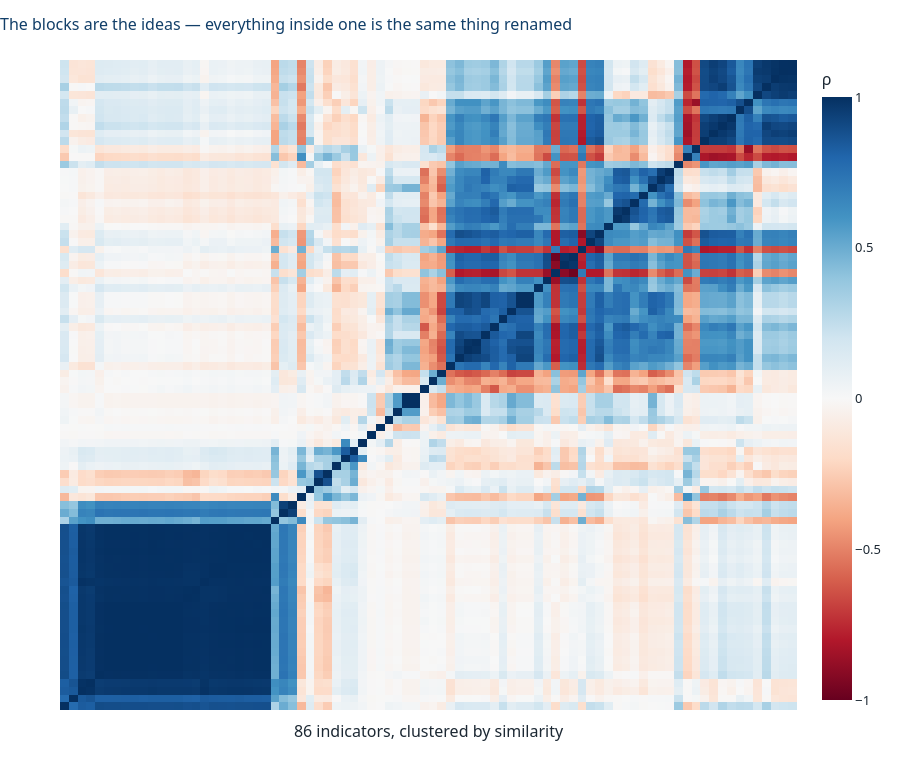

This figure's notebook cell:
### Markdown cell above
The function below is a interactive Plotly, effectivly plotting the same thing:

### Code cell
link = linkage(1 - corr.abs().values, method="average")
order = dendrogram(link, no_plot=True)["leaves"]
groups = fcluster(link, t=14, criterion="maxclust")
ordered = corr.iloc[order, order]

fig = go.Figure(go.Heatmap(
    z=ordered.values, x=ordered.columns, y=ordered.index,
    colorscale="RdBu", zmid=0, zmin=-1, zmax=1,
    colorbar=dict(title="ρ"),
    hovertemplate="%{y}<br>%{x}<br>ρ = %{z:.2f}<extra></extra>"))
fig.update_xaxes(showticklabels=False, title="86 indicators, clustered by similarity")
fig.update_yaxes(showticklabels=False, title="")
style(fig, height=760, legend_top=False,
      title="The blocks are the ideas — everything inside one is the same thing renamed")
fig.show()

print(f"Blocks of near-identical indicators: {len(set(groups))} clusters requested; "
      f"largest holds {pd.Series(groups).value_counts().iloc[0]} features.")

### Figure 1 — Plotly figure (JSON) as saved in the notebook; plotly's stock layout.template omitted (floating-point values rounded to 4 significant figures; data arrays with more than 128 entries replaced by an {"elided": "..."} marker saying what was removed)
{"data": [{"colorbar": {"title": {"text": "ρ"}}, "colorscale": [[0, "rgb(103,0,31)"], [0.1, "rgb(178,24,43)"], [0.2, "rgb(214,96,77)"], [0.3, "rgb(244,165,130)"], [0.4, "rgb(253,219,199)"], [0.5, "rgb(247,247,247)"], [0.6, "rgb(209,229,240)"], [0.7, "rgb(146,197,222)"], [0.8, "rgb(67,147,195)"], [0.9, "rgb(33,102,172)"], [1, "rgb(5,48,97)"]], "hovertemplate": "%{y}<br>%{x}<br>ρ = %{z:.2f}<extra></extra>", "type": "heatmap", "x": ["volume_adi", "volume_nvi", "trend_visual_ichimoku_a", "trend_visual_ichimoku_b", "others_cr", "volatility_kcl", "trend_ichimoku_conv", "volatility_kcc", "trend_ema_fast", "momentum_kama", "trend_ichimoku_a", "volume_vwap", "volatility_kch", "trend_sma_fast", "volatility_bbl", "volatility_dcl", "trend_ichimoku_b", "volatility_bbh", "volatility_dch", "trend_sma_slow", "trend_ema_slow", "trend_ichimoku_base", "volatility_bbm", "volatility_dcm", "volatility_atr", "volume_obv", "volume_vpt", "volatility_kcw", "trend_adx", "volatility_bbw", "volatility_dcw", "trend_mass_index", "momentum_pvo", "momentum_pvo_signal", "momentum_pvo_hist", "trend_psar_up_indicator", "trend_psar_down_indicator", "volatility_bbhi", "volume_em", "others_dr", "others_dlr", "trend_dpo", "volatility_bbli", "volatility_kcli", "volume_fi", "volatility_dcp", "volatility_bbp", "trend_cci", "momentum_stoch_signal", "momentum_roc", "momentum_uo", "volatility_kcp", "momentum_stoch", "momentum_wr", "volume_sma_em", "volume_mfi", "trend_vortex_ind_neg", "trend_vortex_ind_pos", "trend_vortex_ind_diff", "trend_adx_neg", "trend_adx_pos", "momentum_rsi", "volatility_kchi", "trend_macd_diff", "momentum_ppo_hist", "trend_kst_diff", "trend_stc", "momentum_stoch_rsi", "momentum_stoch_rsi_k", "momentum_stoch_rsi_d", "volume_cmf", "volatility_ui", "trend_aroon_down", "momentum_tsi", "momentum_ppo", "trend_macd", "momentum_ao", "trend_aroon_up", "trend_aroon_ind", "trend_kst_sig", "trend_macd_signal", "trend_kst", "trend_trix", "momentum_ppo_signal"], "y": ["volume_adi", "volume_nvi", "trend_visual_ichimoku_a", "trend_visual_ichimoku_b", "others_cr", "volatility_kcl", "trend_ichimoku_conv", "volatility_kcc", "trend_ema_fast", "momentum_kama", "trend_ichimoku_a", "volume_vwap", "volatility_kch", "trend_sma_fast", "volatility_bbl", "volatility_dcl", "trend_ichimoku_b", "volatility_bbh", "volatility_dch", "trend_sma_slow", "trend_ema_slow", "trend_ichimoku_base", "volatility_bbm", "volatility_dcm", "volatility_atr", "volume_obv", "volume_vpt", "volatility_kcw", "trend_adx", "volatility_bbw", "volatility_dcw", "trend_mass_index", "momentum_pvo", "momentum_pvo_signal", "momentum_pvo_hist", "trend_psar_up_indicator", "trend_psar_down_indicator", "volatility_bbhi", "volume_em", "others_dr", "others_dlr", "trend_dpo", "volatility_bbli", "volatility_kcli", "volume_fi", "volatility_dcp", "volatility_bbp", "trend_cci", "momentum_stoch_signal", "momentum_roc", "momentum_uo", "volatility_kcp", "momentum_stoch", "momentum_wr", "volume_sma_em", "volume_mfi", "trend_vortex_ind_neg", "trend_vortex_ind_pos", "trend_vortex_ind_diff", "trend_adx_neg", "trend_adx_pos", "momentum_rsi", "volatility_kchi", "trend_macd_diff", "momentum_ppo_hist", "trend_kst_diff", "trend_stc", "momentum_stoch_rsi", "momentum_stoch_rsi_k", "momentum_stoch_rsi_d", "volume_cmf", "volatility_ui", "trend_aroon_down", "momentum_tsi", "momentum_ppo", "trend_macd", "momentum_ao", "trend_aroon_up", "trend_aroon_ind", "trend_kst_sig", "trend_macd_signal", "trend_kst", "trend_trix", "momentum_ppo_signal"], "z": {"elided": "84x84 float values"}, "zmax": 1, "zmid": 0, "zmin": -1}], "layout": {"colorway": ["#123F69", "#C0392B", "#2E8B6B", "#E8A33D", "#2E7EBB", "#7A8994"], "font": {"color": "#1C2833", "family": "Segoe UI, Helvetica, Arial, sans-serif", "size": 13}, "height": 760, "hoverlabel": {"font": {"size": 12}}, "margin": {"b": 50, "l": 60, "r": 30, "t": 60}, "title": {"font": {"color": "#123F69", "size": 16}, "text": "The blocks are the ideas — everything inside one is the same thing renamed", "x": 0, "xanchor": "left"}, "xaxis": {"gridcolor": "#E2EBF4", "showgrid": true, "showticklabels": false, "title": {"text": "86 indicators, clustered by similarity"}, "zeroline": false}, "yaxis": {"gridcolor": "#E2EBF4", "showgrid": true, "showticklabels": false, "title": {"text": ""}, "zeroline": false}}}
